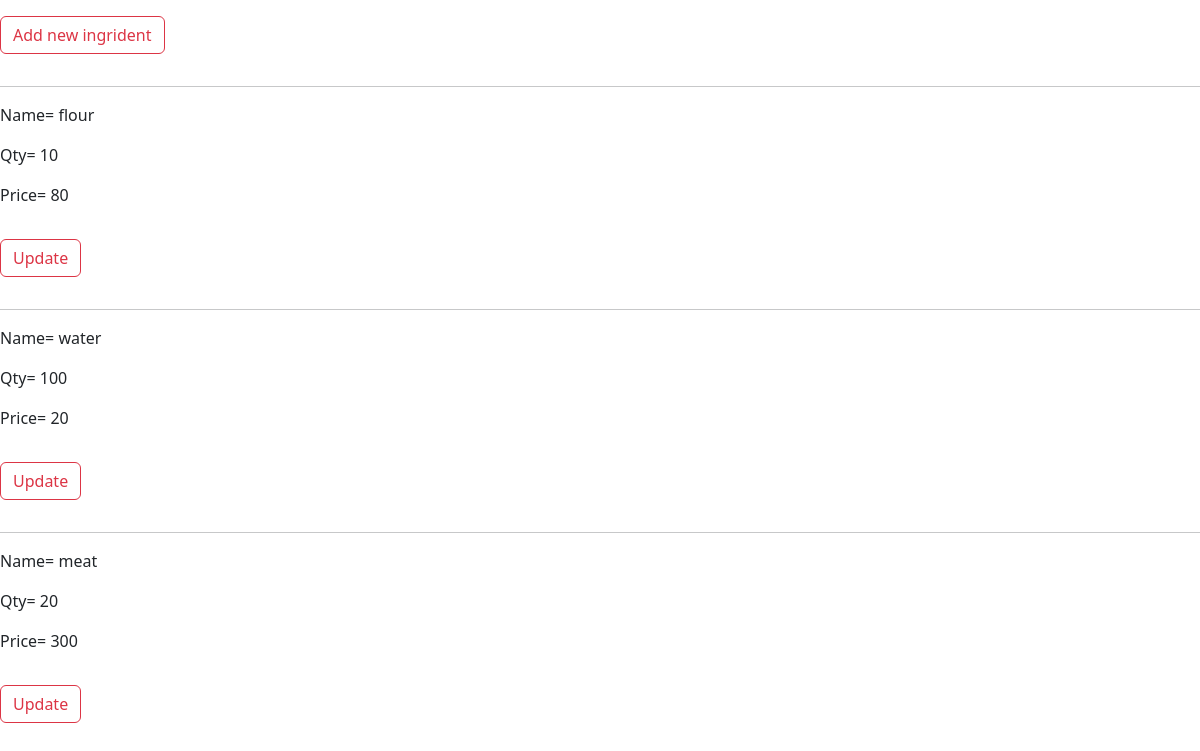
The app's page /menu/inventorylist/, older data.
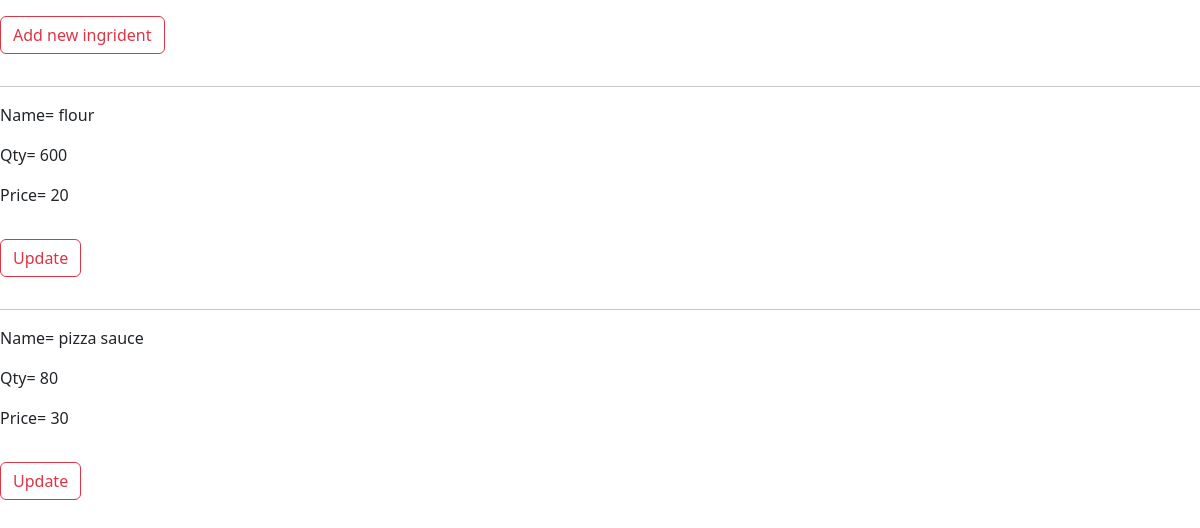
The same page, newer data.
### myapp/models.py (models this page shows, shortened)
class Inventory(models.Model):
    item_name=models.CharField(max_length=20)
    qty=models.IntegerField()
    unit_price=models.IntegerField()

### myapp/views.py (the view)
# urls.py: path('inventorylist/',views.InventoryList.as_view(), name='indexofinventory'),
class InventoryList(ListView):
    model=Inventory
    context_object_name="inventory"
    template_name="resturant/inventory_list.html"

### myapp/templates/resturant/inventory_list.html (shortened to what this page needs)
{% block content %}
{% load static %}
<html>
    <head>
        <link href="https://cdn.jsdelivr.net/npm/bootstrap@5.3.3/dist/css/bootstrap.min.css" rel="stylesheet">
    </head>
    <body>
        <a href="{% url 'myapp:inventorycreate' %}" class="btn btn-outline-danger my-3">Add new ingrident</a>
        {% for i in inventory %}
            <div>
                <hr>
                <p>Name= {{ i.item_name }}</p>
                <p>Qty= {{ i.qty }}</p>
                <p>Price= {{ i.unit_price }}</p>
                <a href="{% url 'myapp:inventoryupdate' pk=i.pk%}" class="btn btn-outline-danger my-3">Update</a>
        {% endfor %}
        {% endblock %}
    </div>
    </body>
</html>

Row changes from the older to the newer data that the page shows:
removed Inventory: item_name "meat", qty "20", unit_price "300"
changed Inventory "flour": qty "10" → "600"; unit_price "80" → "20"
changed Inventory: item_name "water" → "pizza sauce"; qty "100" → "80"; unit_price "20" → "30"
